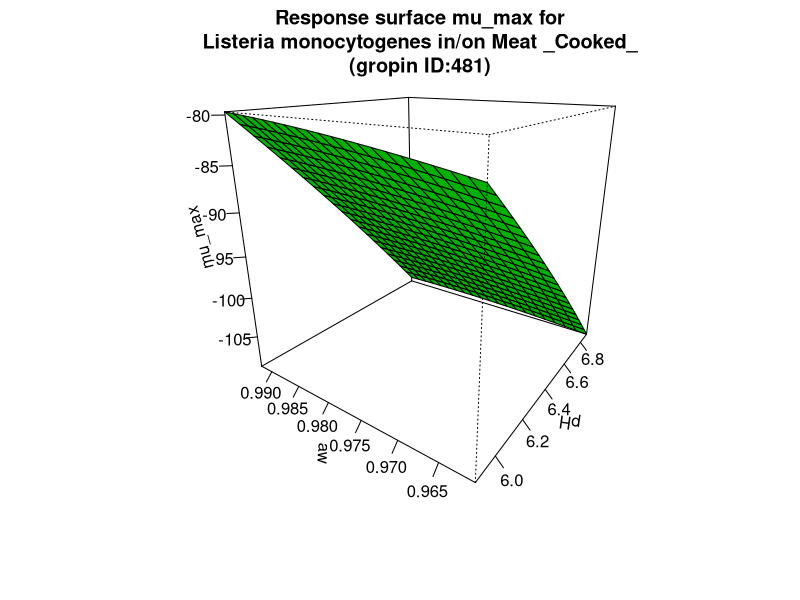

Here is the R script that generated this plot:
#############################
# start of Parameter script
#############################
pH <- seq(5.87587,6.88311688311688,length.out=21)
aw <- seq(0.96096,0.992007992007992,length.out=21)
#############################
# end of Parameter script
#############################
############################# 
# start of Model script Gropin ID 481 
#############################
 
# constant coefficients for this model
 
variables <- data.frame(pH,aw)
argumentsPar <- expand.grid(variables)
 
# heart of the model
response_surface <- function(pH,aw) {
   mumax <-(-1892+81.006*pH+3270*aw+(-79.839)*pH*aw+(-2.3715)*(pH^2)+(-1382.3)*(aw^2))

return(mumax=mumax)
} 

# output parameters
mumax <- cbind(argumentsPar,response_surface(argumentsPar['pH'],argumentsPar['aw']))
colnames(mumax) <- c(colnames(argumentsPar),'mumax')
#############################
# End of Model script
#############################
############################# 
# start of Visualisation script Gropin ID 481 
#############################
persp(pH,aw,matrix(unlist(mumax$mumax),nrow=21),col = 'green',xlab='pH',ylab='aw',zlab='mu_max',main='Response surface mu_max for
Listeria monocytogenes in/on Meat _Cooked_
(gropin ID:481)',theta=305,phi=20,shade=0.25,ticktype = 'detailed')
#############################
# End of Visualisation script
#############################
